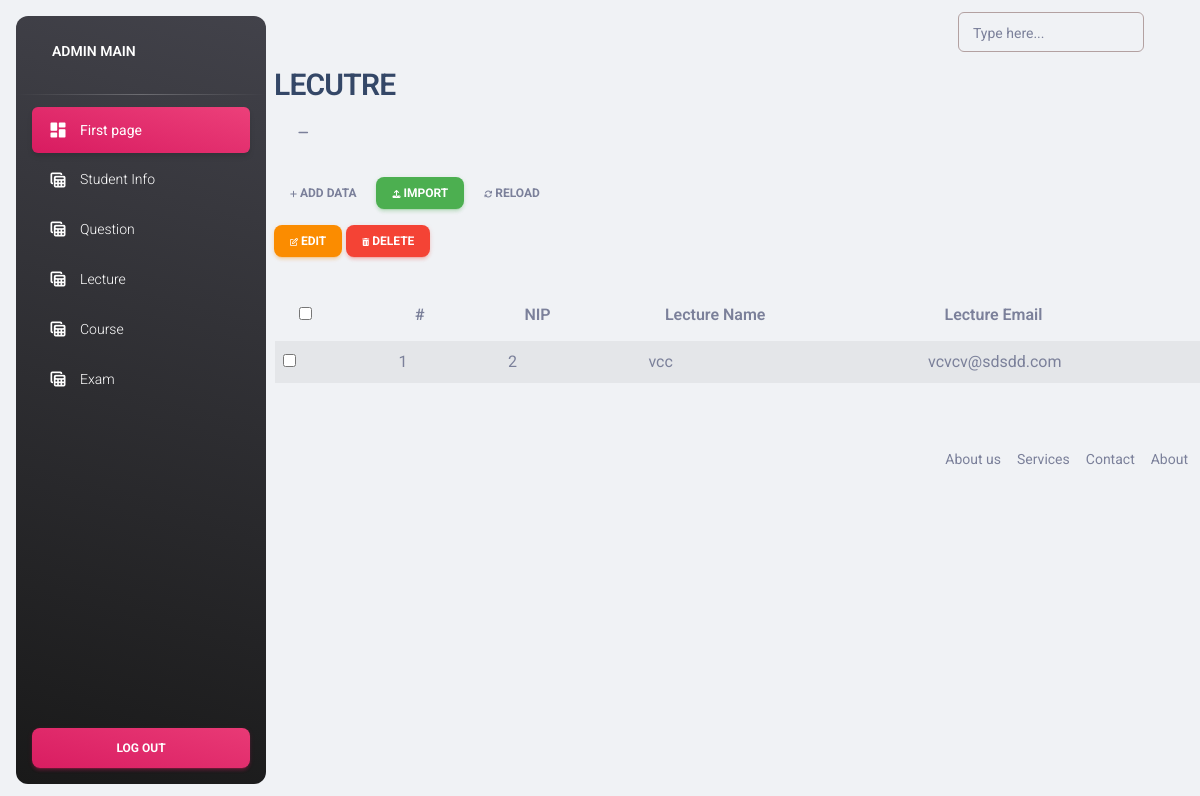
The page /admin/list_lecture.php (signed in) on the database as committed earlier.
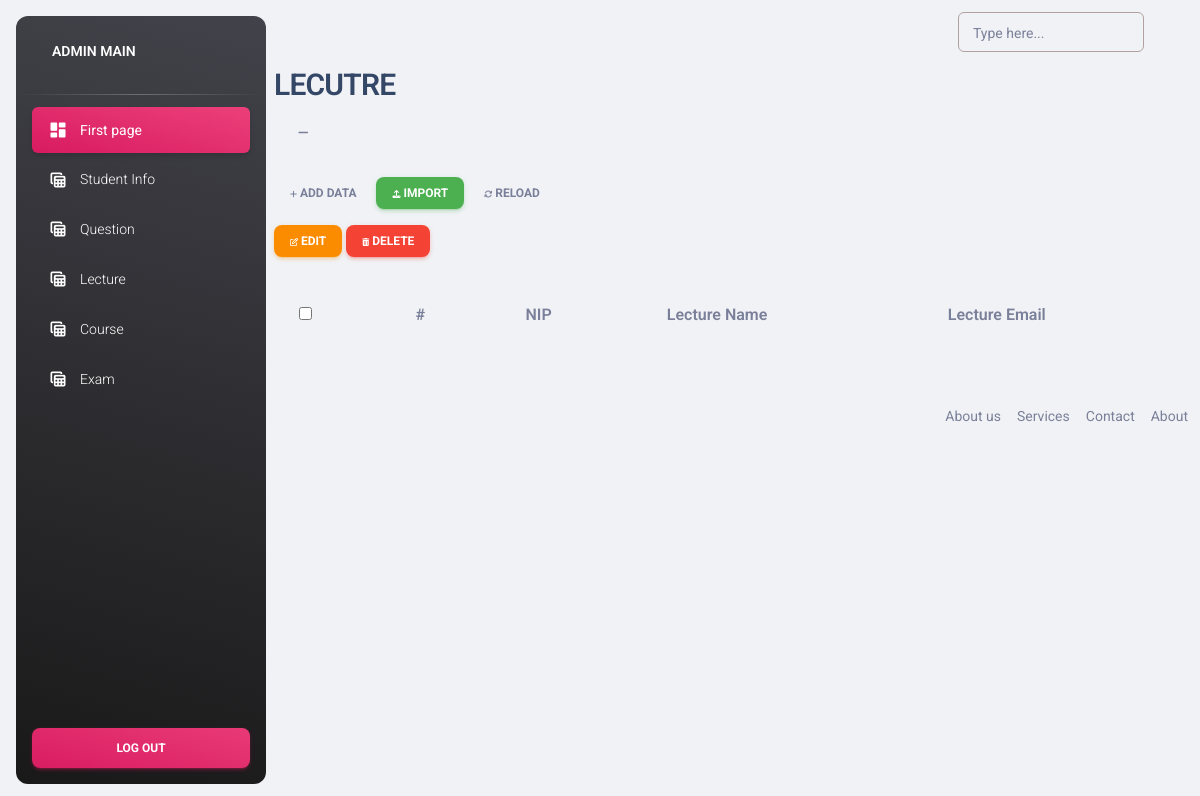
The same page on the database as committed later.
### tables this page shows
CREATE TABLE `lecture` (
  `id` int(10) NOT NULL,
  `NIP` int(10) NOT NULL,
  `lecture_name` varchar(255) NOT NULL,
  `lecture_email` varchar(255) NOT NULL,
  `course_id` int(10) NOT NULL
);

### admin/list_lecture.php (the view, shortened to what this page needs)
<?php include('includes/headeradmin.php'); ?>
<?php include('../database/dbcon.php'); ?>
<div class="box">
    <div class="box-header with-border">
        <h3 class="box-title">LECUTRE</h3>
        <div class="box-tools pull-right">
            <button type="button" class="btn btn-box-tool" data-widget="collapse"><i class="fa fa-minus"></i></button>
        </div>
    </div>
    <div class="box-body">
        <div class="mt-2 mb-3">
            <a href="lecture.php" class="btn btn-sm btn-flat bg-blue"><i class="fa fa-plus"></i> Add Data</a>
            <a href="#" class="btn btn-sm btn-flat btn-success"><i class="fa fa-upload"></i> Import</a>
            <button type="button" onclick="reload_ajax()" class="btn btn-sm bg-maroon btn-flat btn-default"><i class="fa fa-refresh"></i> Reload</button>
            <div class="pull-right">
                <button onclick="bulk_edit()" class="btn btn-sm btn-flat btn-warning" type="button"><i class="fa fa-edit"></i> Edit</button>
                <button onclick="bulk_delete()" class="btn btn-sm btn-flat btn-danger" type="button"><i class="fa fa-trash"></i> Delete</button>
            </div>
        </div>
        <table id="matkul" class="w-100 table table-striped table-bordered table-hover">
            <thead>
                <tr>
                    <th><input type="checkbox" id="select-all-checkbox"></th>
                    <th>#</th>
                    <th>NIP</th>
                    <th>Lecture Name</th>
                    <th>Lecture Email</th></tr>
            </thead>
            <tbody>
                <?php
                $sql = "SELECT * FROM lecture";
                $result = mysqli_query($con, $sql);
                while ($row = mysqli_fetch_assoc($result)) {
                ?>
                    <tr>
                        <td><input type="checkbox" class="checkbox-item" data-id="<?php echo $row['id']; ?>"></td>
                        <td><?php echo $row['id']; ?></td>
                        <td><?php echo $row['NIP']; ?></td>
                        <td><?php echo $row['lecture_name']; ?></td>
                        <td><?php echo $row['lecture_email']; ?></td>
                    </tr>
                <?php } ?>
            </tbody>
        </table>
    </div>
</div>
<?php include('includes/footer.php'); ?>

### admin/includes/headeradmin.php (shortened to what this page needs)
<!DOCTYPE html>
<html lang="en">
<head>
  <link id="pagestyle" href="assets/css/material-dashboard.min.css" rel="stylesheet" />
</head>
<body class="g-sidenav-show  bg-gray-200">
<?php
include('sidebar.php');
?>
<main class="main-content position-relative max-height-vh-100 h-100 border-radius-lg ">
<?php
include('navbar.php');
?>

### admin/includes/sidebar.php (shortened to what this page needs)
<aside class="sidenav navbar navbar-vertical navbar-expand-xs border-0 border-radius-xl my-3 fixed-start ms-3   bg-gradient-dark" id="sidenav-main">
    <div class="sidenav-header">
      <a class="navbar-brand m-0" href=" https://demos.creative-tim.com/material-dashboard/pages/dashboard " target="_blank">
        <span class="ms-1 font-weight-bold text-white">ADMIN MAIN</span>
      </a>
    </div>
    <hr class="horizontal light mt-0 mb-2">
    <div class="collapse navbar-collapse  w-auto  max-height-vh-100" id="sidenav-collapse-main">
      <ul class="navbar-nav">
        <li class="nav-item">
          <a class="nav-link text-white active bg-gradient-primary" href="../pages/dashboard.html">
            <div class="text-white text-center me-2 d-flex align-items-center justify-content-center">
              <i class="material-icons opacity-10">dashboard</i>
            </div>
            <span class="nav-link-text ms-1">First page</span>
          </a>
        </li>
        <li class="nav-item">
          <a class="nav-link text-white " href="userinfo.php">
            <div class="text-white text-center me-2 d-flex align-items-center justify-content-center">
              <i class="material-icons opacity-10">table_view</i>
            </div>
            <span class="nav-link-text ms-1">Student Info</span>
          </a>
        </li>
        <li class="nav-item">
          <a class="nav-link text-white " href="list_question.php">
            <div class="text-white text-center me-2 d-flex align-items-center justify-content-center">
              <i class="material-icons opacity-10">table_view</i>
            </div>
            <span class="nav-link-text ms-1">Question</span>
          </a>
        </li>
        <li class="nav-item">
          <a class="nav-link text-white " href="list_lecture.php">
            <div class="text-white text-center me-2 d-flex align-items-center justify-content-center">
              <i class="material-icons opacity-10">table_view</i>
            </div>
            <span class="nav-link-text ms-1">Lecture</span>
          </a>
        </li>
        <li class="nav-item">
          <a class="nav-link text-white " href="list_course.php">
            <div class="text-white text-center me-2 d-flex align-items-center justify-content-center">
              <i class="material-icons opacity-10">table_view</i>
            </div>
            <span class="nav-link-text ms-1">Course</span>
          </a>
        </li>
        <li class="nav-item">
          <a class="nav-link text-white " href="add_exam.php">
            <div class="text-white text-center me-2 d-flex align-items-center justify-content-center">
              <i class="material-icons opacity-10">table_view</i>
            </div>
            <span class="nav-link-text ms-1">Exam</span>
          </a>
        </li>
      </ul>
    </div>
    <div class="sidenav-footer position-absolute w-100 bottom-0 ">
      <div class="mx-3">
        <a class="btn bg-gradient-primary mt-4 w-100" href="../logout.php" >Log out</a>
      </div>
    </div>
  </aside>

### admin/includes/navbar.php
<nav class="navbar navbar-main navbar-expand-lg px-0 mx-4 shadow-none border-radius-xl" id="navbarBlur" navbar-scroll="true">
      <div class="container-fluid py-1 px-3">
        <div class="collapse navbar-collapse mt-sm-0 mt-2 me-md-0 me-sm-4" id="navbar">
          <div class="ms-md-auto pe-md-3 d-flex align-items-center">
            <div class="input-group input-group-outline">
              <label class="form-label">Type here...</label>
              <input type="text" class="form-control">
            </div>
          </div>
        </div>
      </div>
    </nav>

### admin/includes/footer.php (shortened to what this page needs)
<footer class="footer pt-5">
    <div class="container-fluid">
        <div class="row align-items-center justify-content-lg-between">
            <div class="col-lg-12">
                <ul class="nav nav-footer justify-content-center justify-content-lg-end">
                    <li class="nav-item">
                        <a href="#" class="nav-link pe-0 text-muted" target="_blank">About us</a>
                    </li>
                    <li class="nav-item">
                        <a href="#" class="nav-link pe-0 text-muted" target="_blank">Services</a>
                    </li>
                    <li class="nav-item">
                        <a href="#" class="nav-link pe-0 text-muted" target="_blank">Contact</a>
                    </li>
                    <li class="nav-item">
                        <a href="#" class="nav-link pe-0 text-muted" target="_blank">About</a>
                    </li>
                </ul>
            </div>
        </div>
    </div>
</footer>
</main>
</body>
</html>

### admin/includes/headeradmin.php (style rules this page uses)
.form-control { border: 1px solid #b3a1a1 !important; padding: 8px 10px; }

Rows that differ between the two databases and show on the page:
removed lecture: id "1", NIP "2", lecture_name "vcc", lecture_email "vcvcv@sdsdd.com"
